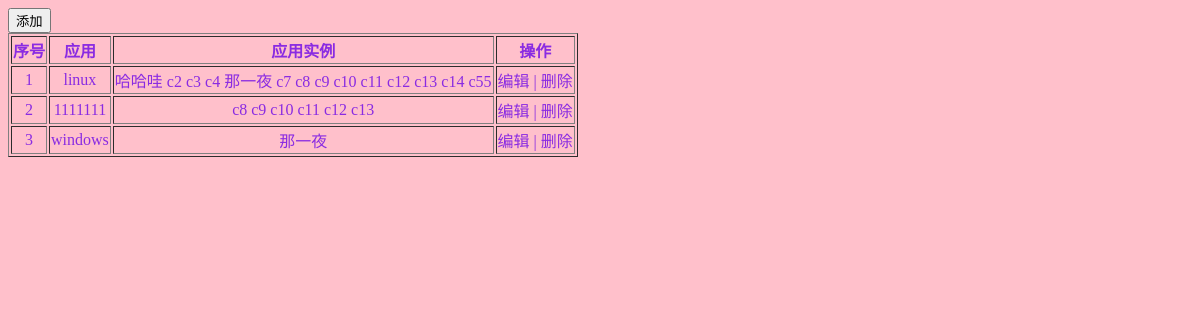
/cmdb/apphosts, run on the app's committed database.
### cmdb/models.py (models this page shows)
class Application(models.Model):
    name = models.CharField(max_length=32)
    r = models.ManyToManyField('Hosts')

class Hosts(models.Model):
    hostname = models.CharField(max_length=32)
    ip = models.GenericIPAddressField(max_length=32,unique=True)
    port = models.IntegerField()
    business = models.ForeignKey(to='Business',to_field='id')

### cmdb/views.py (the view, shortened to what this page needs)
def apphosts(request):
    ret = {'status':True, 'error':None, 'data':None}
    try:
        if request.method == 'GET':
            info = models.Application.objects.all()
            v1 = models.Hosts.objects.all()
            return render(request,'apphosts.html',{'info':info,'v1':v1})
    except:
        ret['status'] = False
        ret['error'] = '出错了'
    print(ret)
    return HttpResponse(json.dumps(ret))

### templates/apphosts.html (shortened to what this page needs)
<!DOCTYPE html>
<html lang="en">
<head>
    <link rel="stylesheet" href="/static/test.css">
</head>
<body>
    <input id="button_submit" type="button" value="添加">
    <table border="1">
        <thead>
            <tr>
                <th>序号</th>
                <th>应用</th>
                <th>应用实例</th>
                <th>操作</th>
            </tr>
        </thead>
        <tbody>
            {% for row in info %}
            <tr>
                <td>{{ forloop.counter }}</td>
                <td ididid="{{ row.id }}">{{ row.name }}</td>
                <td>{% for host in row.r.all %}
                        <span style="background-color:pink" val111="{{ host.id }}">{{ host.hostname }}</span>
                    {% endfor %}
                </td>
                <td>
                    <a class="editapp">编辑</a> | <a class="delapp">删除</a>
                </td>
            </tr>
        {% endfor %}
        </tbody>
    </table>
</body>
</html>

### static/test.css (style rules this page uses)
body { background-color: pink; color: blueviolet; }
td { text-align: center; }

### data on the page
Application: name "linux"
Hosts: hostname "哈哈哇"
Hosts: hostname "c2"
Hosts: hostname "c3"
Hosts: hostname "c4"
Hosts: hostname "那一夜"
Hosts: hostname "c7"
Hosts: hostname "c8"
Hosts: hostname "c9"
Hosts: hostname "c10"
Hosts: hostname "c11"
Hosts: hostname "c12"
Hosts: hostname "c13"
Hosts: hostname "c14"
Hosts: hostname "c55"
Application: name "1111111"
Application: name "windows"
